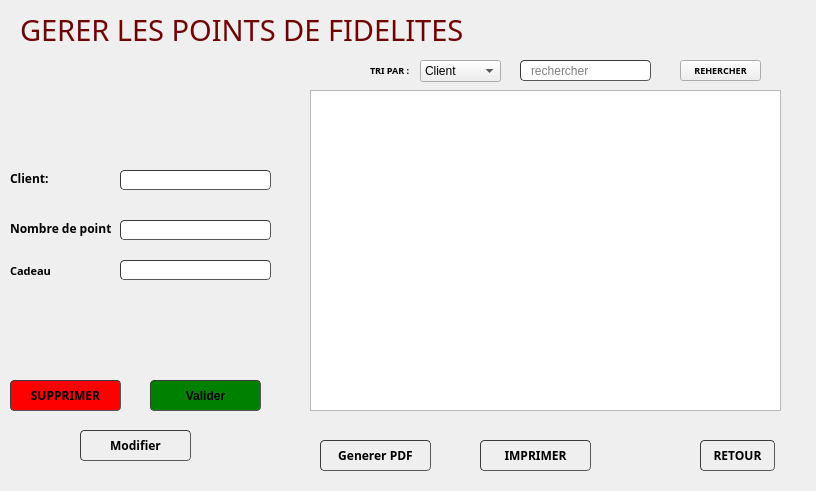
<?xml version="1.0" encoding="UTF-8"?>
<ui version="4.0">
 <class>AjouterPoint</class>
 <widget class="QWidget" name="AjouterPoint">
  <property name="geometry">
   <rect>
    <x>0</x>
    <y>0</y>
    <width>816</width>
    <height>491</height>
   </rect>
  </property>
  <property name="windowTitle">
   <string>Form</string>
  </property>
  <widget class="QLabel" name="label_4">
   <property name="geometry">
    <rect>
     <x>10</x>
     <y>260</y>
     <width>111</width>
     <height>21</height>
    </rect>
   </property>
   <property name="font">
    <font>
     <family>Century Gothic</family>
     <pointsize>8</pointsize>
     <weight>75</weight>
     <bold>true</bold>
    </font>
   </property>
   <property name="text">
    <string>Cadeau</string>
   </property>
  </widget>
  <widget class="QLabel" name="text_id">
   <property name="geometry">
    <rect>
     <x>120</x>
     <y>190</y>
     <width>211</width>
     <height>20</height>
    </rect>
   </property>
   <property name="text">
    <string/>
   </property>
  </widget>
  <widget class="QLabel" name="text_etat">
   <property name="geometry">
    <rect>
     <x>120</x>
     <y>280</y>
     <width>181</width>
     <height>20</height>
    </rect>
   </property>
   <property name="text">
    <string/>
   </property>
  </widget>
  <widget class="QLabel" name="date_text">
   <property name="geometry">
    <rect>
     <x>84</x>
     <y>280</y>
     <width>351</width>
     <height>20</height>
    </rect>
   </property>
   <property name="text">
    <string/>
   </property>
  </widget>
  <widget class="QLabel" name="text2">
   <property name="geometry">
    <rect>
     <x>170</x>
     <y>420</y>
     <width>181</width>
     <height>20</height>
    </rect>
   </property>
   <property name="text">
    <string/>
   </property>
  </widget>
  <widget class="QLabel" name="text_date">
   <property name="geometry">
    <rect>
     <x>120</x>
     <y>280</y>
     <width>351</width>
     <height>20</height>
    </rect>
   </property>
   <property name="text">
    <string/>
   </property>
  </widget>
  <widget class="QLabel" name="label_9">
   <property name="geometry">
    <rect>
     <x>10</x>
     <y>170</y>
     <width>41</width>
     <height>16</height>
    </rect>
   </property>
   <property name="font">
    <font>
     <family>Century Gothic</family>
     <pointsize>9</pointsize>
     <weight>75</weight>
     <bold>true</bold>
    </font>
   </property>
   <property name="text">
    <string>Client:</string>
   </property>
  </widget>
  <widget class="QLabel" name="text_type">
   <property name="geometry">
    <rect>
     <x>120</x>
     <y>240</y>
     <width>171</width>
     <height>20</height>
    </rect>
   </property>
   <property name="text">
    <string/>
   </property>
  </widget>
  <widget class="QLineEdit" name="NB">
   <property name="geometry">
    <rect>
     <x>120</x>
     <y>220</y>
     <width>151</width>
     <height>20</height>
    </rect>
   </property>
   <property name="styleSheet">
    <string notr="true">	border-width: 1px; border-radius: 4px;
	border-color: rgb(58, 58, 58);
	border-style: inset;
	padding: 0 8px;


	selection-color: rgb(60, 63, 65);</string>
   </property>
  </widget>
  <widget class="QPushButton" name="Valider">
   <property name="geometry">
    <rect>
     <x>150</x>
     <y>380</y>
     <width>111</width>
     <height>31</height>
    </rect>
   </property>
   <property name="font">
    <font>
     <weight>75</weight>
     <bold>true</bold>
    </font>
   </property>
   <property name="styleSheet">
    <string notr="true">	border-width: 1px; border-radius: 4px;
	border-color: rgb(58, 58, 58);
	border-style: inset;
	padding: 0 8px;
	background-color: green;

	selection-color: rgb(60, 63, 65);</string>
   </property>
   <property name="text">
    <string>Valider</string>
   </property>
   <property name="icon">
    <iconset>
     <normaloff>:/icons/icons8_checkmark_96px.png</normaloff>:/icons/icons8_checkmark_96px.png</iconset>
   </property>
  </widget>
  <widget class="QLabel" name="label_7">
   <property name="geometry">
    <rect>
     <x>20</x>
     <y>0</y>
     <width>491</width>
     <height>61</height>
    </rect>
   </property>
   <property name="font">
    <font>
     <family>Century Gothic</family>
     <pointsize>22</pointsize>
     <weight>50</weight>
     <bold>false</bold>
    </font>
   </property>
   <property name="text">
    <string>&lt;html&gt;&lt;head/&gt;&lt;body&gt;&lt;p&gt;&lt;span style=&quot; color:#6f0303;&quot;&gt;GERER LES POINTS DE FIDELITES &lt;/span&gt;&lt;/p&gt;&lt;/body&gt;&lt;/html&gt;</string>
   </property>
   <property name="textFormat">
    <enum>Qt::RichText</enum>
   </property>
  </widget>
  <widget class="QLabel" name="label_10">
   <property name="geometry">
    <rect>
     <x>10</x>
     <y>220</y>
     <width>101</width>
     <height>16</height>
    </rect>
   </property>
   <property name="font">
    <font>
     <family>Century Gothic</family>
     <pointsize>9</pointsize>
     <weight>75</weight>
     <bold>true</bold>
    </font>
   </property>
   <property name="text">
    <string>Nombre de point</string>
   </property>
  </widget>
  <widget class="QLineEdit" name="Client">
   <property name="geometry">
    <rect>
     <x>120</x>
     <y>170</y>
     <width>151</width>
     <height>20</height>
    </rect>
   </property>
   <property name="styleSheet">
    <string notr="true">	border-width: 1px; border-radius: 4px;
	border-color: rgb(58, 58, 58);
	border-style: inset;
	padding: 0 8px;


	selection-color: rgb(60, 63, 65);</string>
   </property>
  </widget>
  <widget class="QLabel" name="text_date2">
   <property name="geometry">
    <rect>
     <x>120</x>
     <y>320</y>
     <width>381</width>
     <height>20</height>
    </rect>
   </property>
   <property name="text">
    <string/>
   </property>
  </widget>
  <widget class="QPushButton" name="imprimer_2">
   <property name="geometry">
    <rect>
     <x>480</x>
     <y>440</y>
     <width>111</width>
     <height>31</height>
    </rect>
   </property>
   <property name="font">
    <font>
     <family>Century Gothic</family>
     <weight>75</weight>
     <bold>true</bold>
    </font>
   </property>
   <property name="styleSheet">
    <string notr="true">	border-width: 1px; border-radius: 4px;
	border-color: rgb(58, 58, 58);
	border-style: inset;
	padding: 0 8px;


	selection-color: rgb(60, 63, 65);</string>
   </property>
   <property name="text">
    <string>IMPRIMER</string>
   </property>
   <property name="icon">
    <iconset>
     <normaloff>:/logo/delete.png</normaloff>:/logo/delete.png</iconset>
   </property>
  </widget>
  <widget class="QLineEdit" name="recherche_2">
   <property name="geometry">
    <rect>
     <x>520</x>
     <y>60</y>
     <width>131</width>
     <height>21</height>
    </rect>
   </property>
   <property name="styleSheet">
    <string notr="true">	border-width: 1px; border-radius: 4px;
	border-color: rgb(58, 58, 58);
	border-style: inset;
	padding: 0 8px;


	selection-background-color: rgb(187, 187, 187);
	selection-color: rgb(60, 63, 65);</string>
   </property>
   <property name="placeholderText">
    <string>rechercher</string>
   </property>
  </widget>
  <widget class="QPushButton" name="supprimer_2">
   <property name="geometry">
    <rect>
     <x>10</x>
     <y>380</y>
     <width>111</width>
     <height>31</height>
    </rect>
   </property>
   <property name="font">
    <font>
     <family>Century Gothic</family>
     <weight>75</weight>
     <bold>true</bold>
    </font>
   </property>
   <property name="styleSheet">
    <string notr="true">	border-width: 1px; border-radius: 4px;
	border-color: rgb(58, 58, 58);
	border-style: inset;
	padding: 0 8px;
	background-color: red;

	selection-color: rgb(60, 63, 65);</string>
   </property>
   <property name="text">
    <string>SUPPRIMER</string>
   </property>
   <property name="icon">
    <iconset>
     <normaloff>:/logo/delete.png</normaloff>:/logo/delete.png</iconset>
   </property>
  </widget>
  <widget class="QTableView" name="tableView_2">
   <property name="geometry">
    <rect>
     <x>310</x>
     <y>90</y>
     <width>471</width>
     <height>321</height>
    </rect>
   </property>
   <property name="styleSheet">
    <string notr="true"/>
   </property>
  </widget>
  <widget class="QPushButton" name="PDF_2">
   <property name="geometry">
    <rect>
     <x>320</x>
     <y>440</y>
     <width>111</width>
     <height>31</height>
    </rect>
   </property>
   <property name="font">
    <font>
     <family>Century Gothic</family>
     <weight>75</weight>
     <bold>true</bold>
    </font>
   </property>
   <property name="styleSheet">
    <string notr="true">	border-width: 1px; border-radius: 4px;
	border-color: rgb(58, 58, 58);
	border-style: inset;
	padding: 0 8px;


	selection-color: rgb(60, 63, 65);</string>
   </property>
   <property name="text">
    <string>Generer PDF</string>
   </property>
   <property name="icon">
    <iconset>
     <normaloff>:/logo/delete.png</normaloff>:/logo/delete.png</iconset>
   </property>
  </widget>
  <widget class="QComboBox" name="comboBox_2">
   <property name="geometry">
    <rect>
     <x>420</x>
     <y>60</y>
     <width>81</width>
     <height>22</height>
    </rect>
   </property>
   <property name="styleSheet">
    <string notr="true"/>
   </property>
   <item>
    <property name="text">
     <string>Client</string>
    </property>
   </item>
   <item>
    <property name="text">
     <string>Nb de point</string>
    </property>
   </item>
  </widget>
  <widget class="QPushButton" name="search_2">
   <property name="geometry">
    <rect>
     <x>680</x>
     <y>60</y>
     <width>81</width>
     <height>21</height>
    </rect>
   </property>
   <property name="font">
    <font>
     <family>Century Gothic</family>
     <pointsize>7</pointsize>
     <weight>75</weight>
     <bold>true</bold>
    </font>
   </property>
   <property name="text">
    <string>REHERCHER</string>
   </property>
   <property name="iconSize">
    <size>
     <width>20</width>
     <height>20</height>
    </size>
   </property>
  </widget>
  <widget class="QLabel" name="label_6">
   <property name="geometry">
    <rect>
     <x>370</x>
     <y>60</y>
     <width>41</width>
     <height>21</height>
    </rect>
   </property>
   <property name="font">
    <font>
     <family>Century Gothic</family>
     <pointsize>7</pointsize>
     <weight>75</weight>
     <bold>true</bold>
    </font>
   </property>
   <property name="text">
    <string>TRI PAR :</string>
   </property>
  </widget>
  <widget class="QPushButton" name="Annuler">
   <property name="geometry">
    <rect>
     <x>700</x>
     <y>440</y>
     <width>75</width>
     <height>31</height>
    </rect>
   </property>
   <property name="font">
    <font>
     <family>Century Gothic</family>
     <weight>75</weight>
     <bold>true</bold>
    </font>
   </property>
   <property name="styleSheet">
    <string notr="true">	border-width: 1px; border-radius: 4px;
	border-color: rgb(58, 58, 58);
	border-style: inset;
	padding: 0 8px;


	selection-color: rgb(60, 63, 65);</string>
   </property>
   <property name="text">
    <string>RETOUR</string>
   </property>
  </widget>
  <widget class="QPushButton" name="Modifier">
   <property name="geometry">
    <rect>
     <x>80</x>
     <y>430</y>
     <width>111</width>
     <height>31</height>
    </rect>
   </property>
   <property name="font">
    <font>
     <family>Century Gothic</family>
     <weight>75</weight>
     <bold>true</bold>
    </font>
   </property>
   <property name="styleSheet">
    <string notr="true">	border-width: 1px; border-radius: 4px;
	border-color: rgb(58, 58, 58);
	border-style: inset;
	padding: 0 8px;


	selection-color: rgb(60, 63, 65);</string>
   </property>
   <property name="text">
    <string>Modifier</string>
   </property>
   <property name="icon">
    <iconset>
     <normaloff>:/logo/delete.png</normaloff>:/logo/delete.png</iconset>
   </property>
  </widget>
  <widget class="QLineEdit" name="Cadeau">
   <property name="geometry">
    <rect>
     <x>120</x>
     <y>260</y>
     <width>151</width>
     <height>20</height>
    </rect>
   </property>
   <property name="styleSheet">
    <string notr="true">	border-width: 1px; border-radius: 4px;
	border-color: rgb(58, 58, 58);
	border-style: inset;
	padding: 0 8px;


	selection-color: rgb(60, 63, 65);</string>
   </property>
  </widget>
 </widget>
 <resources/>
 <connections/>
</ui>
